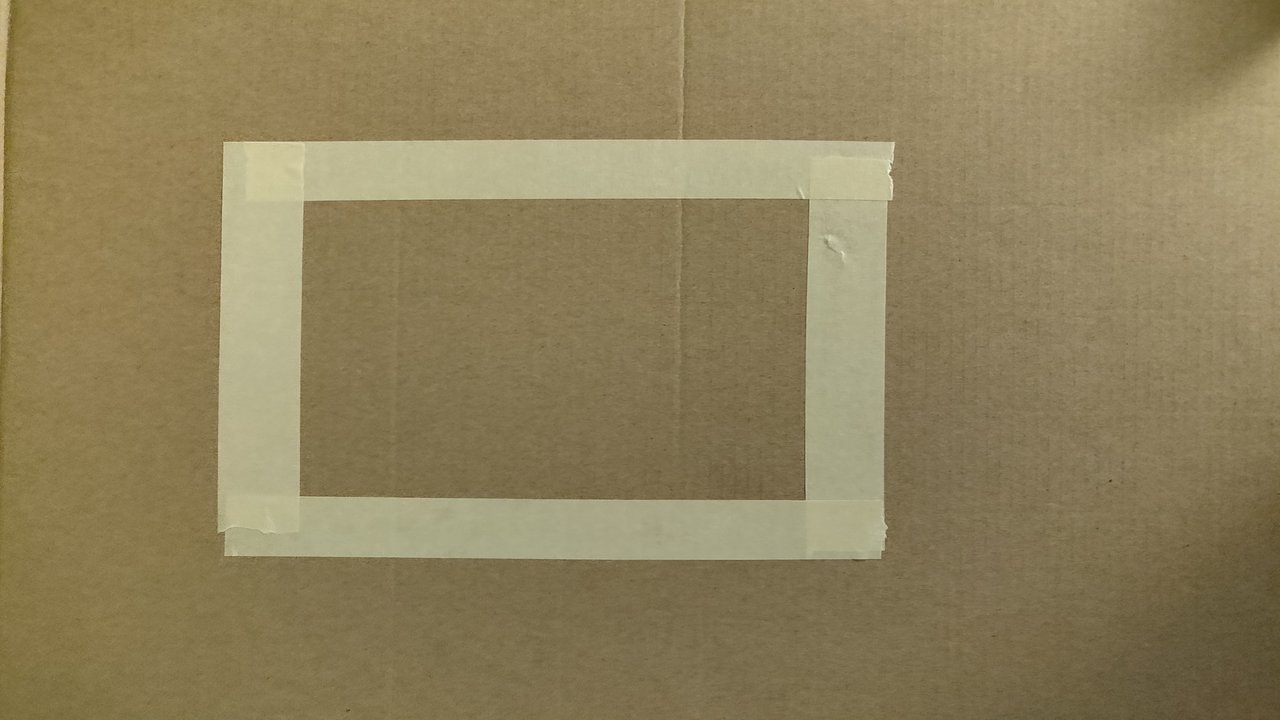
#> input picture rsz_b.jpg, 1280 x 720 px
$ python line_detect.py
#> lines starting #> are read from the running program, lines starting #| are printed output that depends on the picture; after the words box and inside, x2 and y2 are one past the last pixel; in counts of white or black regions, pixels touching at a corner belong together
import cv2
import numpy as np
import matplotlib
from matplotlib.pyplot import imshow
from matplotlib import pyplot as plt

# https://stackoverflow.com/questions/1585525/how-to-find-the-intersection-point-between-a-line-and-a-rectangle
# rectDims takes x1,y1,x2,y2
# lines is an array of array
# output: true if the rectangle dimensions intersect with a line
def isIntersect(line, minX, minY, maxX, maxY):
    for x1,y1,x2,y2 in line:
        if ((x1 <= minX and x2 <= minX) or \
            (y1 <= minY and y2 <= minY) or \
            (x1 >= maxX and x2 >= maxX) or \
            (y1 >= maxY and y2 >= maxY)):
            return False

        m = (y2 - y1) / (x2 - x1)

        y = m * (minX - x1) + y1
        if (y > minY and y < maxY):
            return True
        y = m * (maxX - x1) + y1
        if (y > minY and y < maxY):
            return True

        x = (minY - y1) / m + x1
        if (x > minX and x < maxX):
            return True

        x = (maxY - y1) / m + x1
        if (x > minX and x < maxX):
            return True

        return False

# This function finds the boundaries of a badminton court
def findBoundingBox(lines, width, height):
    minX = width
    minY = height
    maxX = 0
    maxY = 0
    for line in lines:
        for x1,y1,x2,y2 in line:
            if (x1 < minX):
                minX = x1
            if (x2 < minX):
                minX = x2
            if (y1 < minY):
                minY = y1
            if (y2 < minY):
                minY = y2

            if (x1 > maxX):
                maxX = x1
            if (x2 > maxX):
                maxX = x2
            if (y1 > maxY):
                maxY = y1
            if (y2 > maxY):
                maxY = y2

    return (minX, minY, maxX, maxY)

# This function determines whether the birdie is in or out of bounds
def isInbound(lines,cMinX, cMinY, cMaxX, cMaxY, bMinX, bMinY, bMaxX, bMaxY):
    if ((cMinX <= bMinX <= cMaxX) and \
        (cMinY <= bMinY <= cMaxY) and \
        (cMinX <= bMaxX <= cMaxX) and \
        (cMinY <= bMaxY <= cMaxY)):
        return True
    else:
        for line in lines:
            for x1,y1,x2,y2 in line:
                if (isIntersect(line, bMinX, bMinY, bMaxX, bMaxY) == True):
                    return True

    return False

#white color mask
#img = cv2.imread('sample.png')
#img = cv2.imread('a.jpg')
#img = cv2.imread('b.jpg')
img = cv2.imread('rsz_b.jpg')
#> img is the input picture: shape (720, 1280, 3); mean B, G, R 91.7, 128.6, 142.5
gray = cv2.cvtColor(img, cv2.COLOR_BGR2GRAY)
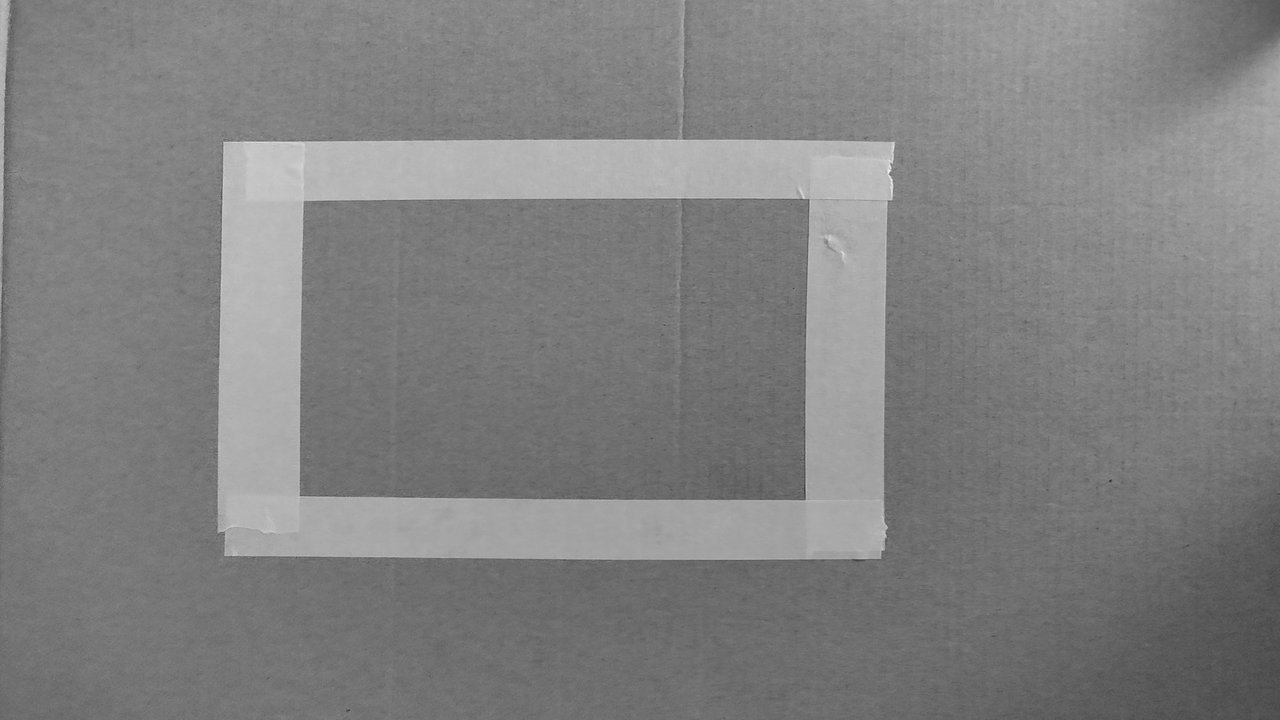
#> gray: shape (720, 1280); min 48, max 248, mean 128.6

kernel_size = 5
blur_gray = cv2.GaussianBlur(gray,(kernel_size, kernel_size), 0)

# the canny function is magical. see https://docs.opencv.org/3.1.0/da/d22/tutorial_py_canny.html
low_threshold = 50
high_threshold = 200
edges = cv2.Canny(blur_gray, low_threshold, high_threshold)
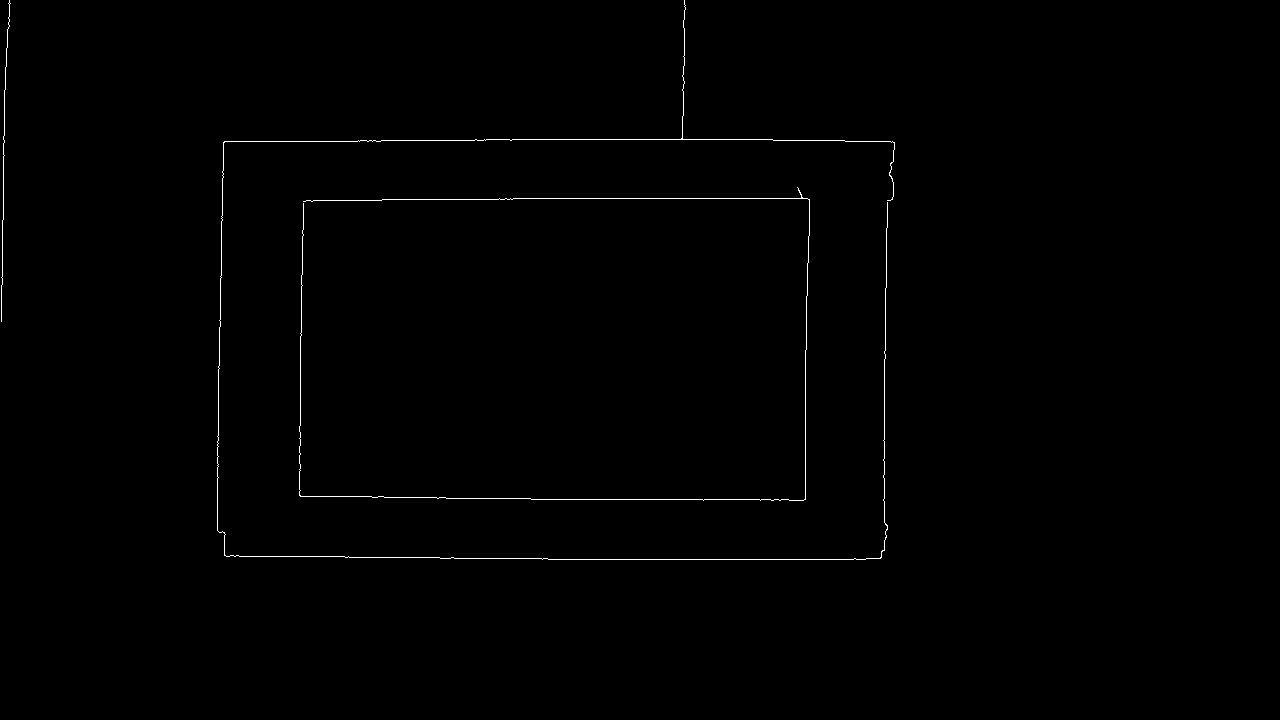
#> edges: shape (720, 1280); 0.46% white in thin lines or dots, all inside (x1, y1, x2, y2) = (1, 0, 895, 560)

rho = 1  # distance resolution in pixels of the Hough grid
theta = np.pi / 180  # angular resolution in radians of the Hough grid
threshold = 30  # minimum number of votes (intersections in Hough grid cell)
min_line_length = 150  # minimum number of pixels making up a line
max_line_gap = 20  # maximum gap in pixels between connectable line segments
line_image = np.copy(img) * 0  # creating a blank to draw lines on
#> line_image: shape (720, 1280, 3); every value is 0

# Run Hough on edge detected image
# Output "lines" is an array containing endpoints of detected line segments
# array element is structed as x1,y1,x2,y2
lines = cv2.HoughLinesP(edges, rho, theta, threshold, np.array([]),
                            min_line_length, max_line_gap)
#> lines = [[542, 559, 865, 559], [475, 139, 772, 139], [217, 473, 220, 276], [499, 198, 807, 198], [531, 499, 805, 499], [224, 141, 380, 141], [338, 496, 509, 498], [884, 550, 884, 351]]

for line in lines:
    for x1,y1,x2,y2 in line:
        cv2.line(line_image,(x1,y1),(x2,y2),(255,0,0),10)
#> this loop made 8 passes
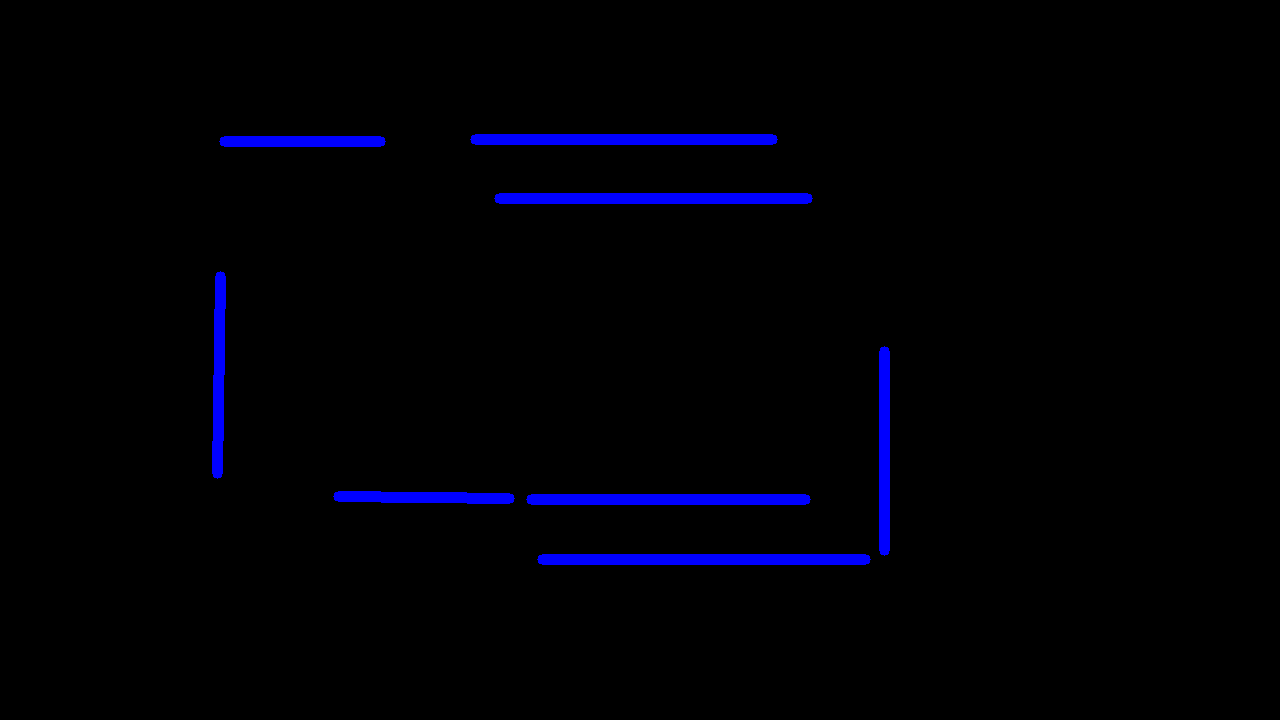
#> line_image: shape (720, 1280, 3); mean B, G, R 6, 0, 0

# Draw a test rectangle down on the image
height, width, channels = line_image.shape
#> height = 720; width = 1280; channels = 3
offset = 25
# [4 lines of commented-out code are left out]
minX = offset #width - 2*offset
minY = height/2
#> minY = 360
maxX = width - offset
#> maxX = 1255
maxY = height/2+2*offset
#> maxY = 410

# test rectangle to check for intersections
cv2.rectangle(line_image, (minX, minY), (maxX, maxY), (0,0,255), 10)

# Draw the court boundaries
height, width, channels = line_image.shape
(a,b,c,d) = findBoundingBox(lines, width, height)
#> the loop in findBoundingBox, `for line in lines:` made 8 passes
#> after the loop in findBoundingBox, `for line in lines:`: maxX = 884; maxY = 559; minX = 217; minY = 139
#> a = 217; b = 139; c = 884; d = 559
print(a)
#| 217
print(b)
#| 139
print(c)
#| 884
print(d)
#| 559
cv2.rectangle(line_image, (a, b), (c, d), (0,255,0), 30)

# Draw the lines on the image
lines_edges = cv2.addWeighted(img, 0.8, line_image, 1, 0)
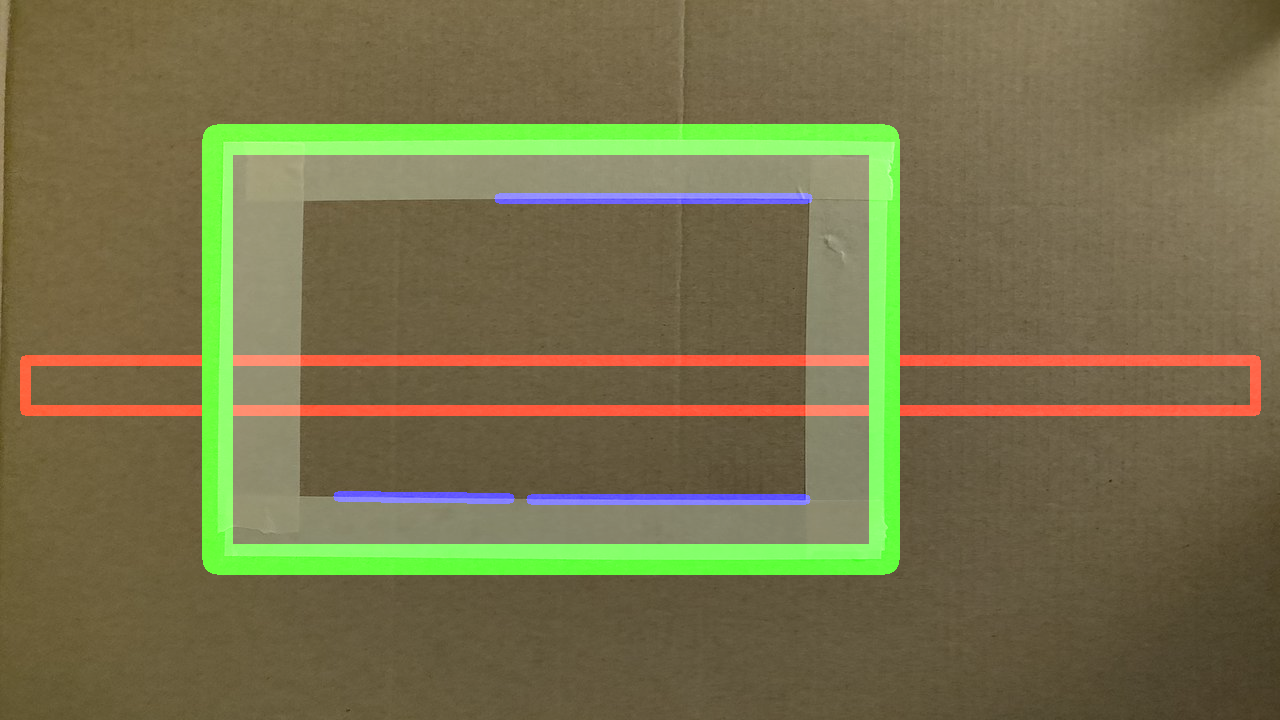
#> lines_edges: shape (720, 1280, 3); mean B, G, R 74.9, 113, 118.2

cv2.imwrite('sample_y.png', lines_edges)

#for line in lines:
#    if (isIntersect(line, minX, minY, maxX, maxY) == True):
#        print("Intersection occurred")

if (isInbound(lines,a,b,c,d,minX,minY,maxX,maxY) == True):
#> the loop in isInbound, `for line in lines:` made 3 passes
    print("birdie is in bounds")
else:
    print("birdie is out of bounds")
